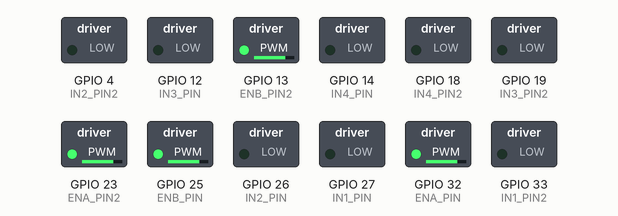
A sketch run on a simulated ESP32. On the bench: switched loads named in the sketch (green lamp = pin HIGH).

Above: at 0.1 s.
At 1.1 s:
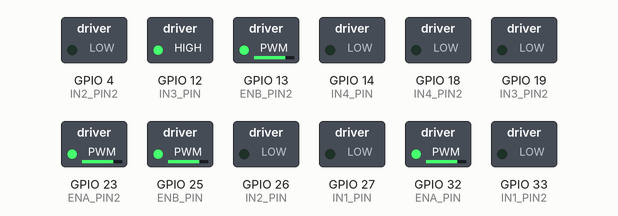
Timing chart, 0 to 2.6 s (numbered marks = the images above):
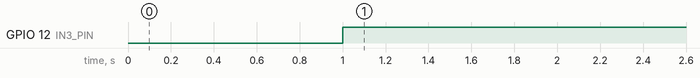

The sketch:

LogisticRover.ino
```cpp
/*
 Name:		LogisticRover.ino
 Created:	9/15/2023 12:45:39 PM
 Author:	Imami Joel Betofe
*/
#include "MotorConfig.h"

MotorDriver motordriver;
// the setup function runs once when you press reset or power the board
void setup() {
	Serial.begin(9600);
	motordriver.init();
}

// the loop function runs over and over again until power down or reset
void loop() {
	motordriver.Control();
	/*
	Serial.println("l");
	delay(500);*/
}
```

MotorConfig.cpp
```cpp
//
//
//

#include "MotorConfig.h"

void MotorDriver::init() {


    pinMode(ENA_PIN, OUTPUT);
    pinMode(IN1_PIN, OUTPUT);
    pinMode(IN2_PIN, OUTPUT);

    pinMode(ENB_PIN, OUTPUT);
    pinMode(IN3_PIN, OUTPUT);
    pinMode(IN4_PIN, OUTPUT);

    pinMode(ENA_PIN2, OUTPUT);
    pinMode(IN1_PIN2, OUTPUT);
    pinMode(IN2_PIN2, OUTPUT);

    pinMode(ENB_PIN2, OUTPUT);
    pinMode(IN3_PIN2, OUTPUT);
    pinMode(IN4_PIN2, OUTPUT);


    ledcAttachPin(ENA_PIN, ENA_PIN_CHANNEL);
    ledcAttachPin(ENB_PIN, ENB_PIN_CHANNEL);
    ledcAttachPin(ENA_PIN2, ENA_PIN2_CHANNEL);
    ledcAttachPin(ENB_PIN2, ENB_PIN2_CHANNEL);

    ledcSetup(ENA_PIN_CHANNEL, FREQUENCY, RESOLUTION);
    ledcSetup(ENB_PIN_CHANNEL, FREQUENCY, RESOLUTION);
    ledcSetup(ENA_PIN2_CHANNEL, FREQUENCY, RESOLUTION);
    ledcSetup(ENB_PIN2_CHANNEL, FREQUENCY, RESOLUTION);

    ledcWrite(ENA_PIN_CHANNEL, MAX_PWM);
    ledcWrite(ENB_PIN_CHANNEL, MAX_PWM);
    ledcWrite(ENA_PIN2_CHANNEL, MAX_PWM);
    ledcWrite(ENB_PIN2_CHANNEL, MAX_PWM);
}

void MotorDriver::Control() {
    //Forward
    //MotorFL
    //CCW
   // digitalWrite(IN1_PIN, LOW);
   // digitalWrite(IN2_PIN, HIGH);
    delay(1000);
    //
   // digitalWrite(IN1_PIN, HIGH);
   // digitalWrite(IN2_PIN, LOW);
    //MotorFR
    //CW
    digitalWrite(IN3_PIN, HIGH);
    digitalWrite(IN4_PIN, LOW);
    //MotorBR
    //CW
  //  digitalWrite(IN1_PIN2, HIGH);
  //  digitalWrite(IN2_PIN2, LOW);
    //MotorBL
   //CCW
   // digitalWrite(IN3_PIN2, HIGH);
   // digitalWrite(IN4_PIN2, LOW);
    //delay(5000);

}
```

MotorConfig.h
```cpp
// MotorConfig.h
#pragma once
#include<Arduino.h>

#define ENA_PIN  32
#define IN1_PIN	 27
#define IN2_PIN	 26

#define ENB_PIN	 25
#define IN3_PIN	 12
#define IN4_PIN	 14


#define ENA_PIN2 23
#define IN1_PIN2 33
#define IN2_PIN2 4

#define ENB_PIN2 13
#define IN3_PIN2 19
#define IN4_PIN2 18


#define FREQUENCY 400
#define ENA_PIN_CHANNEL 0
#define ENB_PIN_CHANNEL 1
#define ENA_PIN2_CHANNEL 2
#define ENB_PIN2_CHANNEL 3
#define RESOLUTION 8
#define MAX_PWM 200
#define MIN_PWM 100

class MotorDriver {
private:

public:
	void init();
	void Control();
};
```

Measured:
- by itself, GPIO 12 (IN3_PIN): LOW → HIGH at 1.0 s
